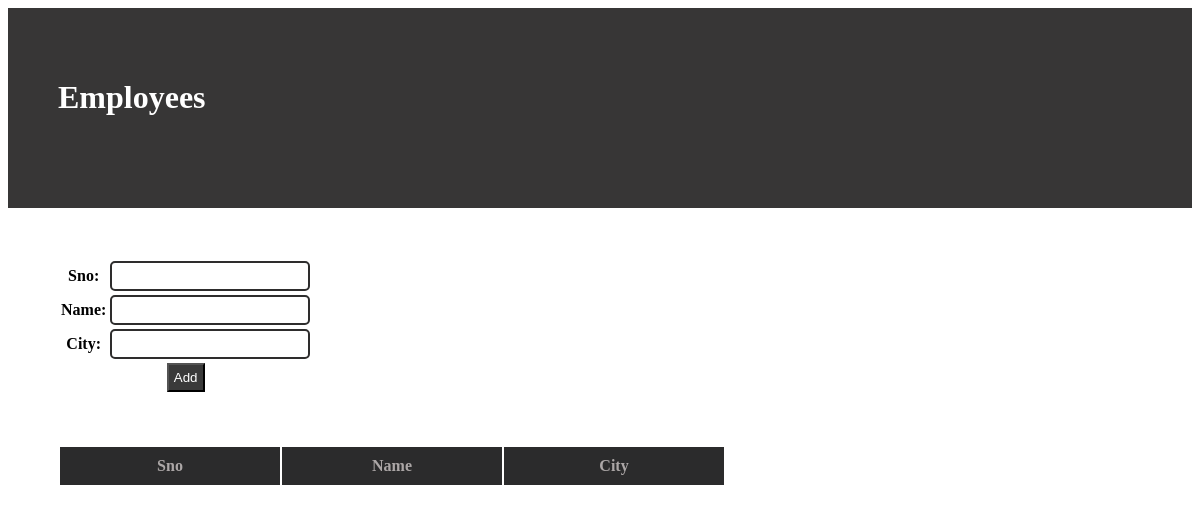
The app's page /employees/, older data.
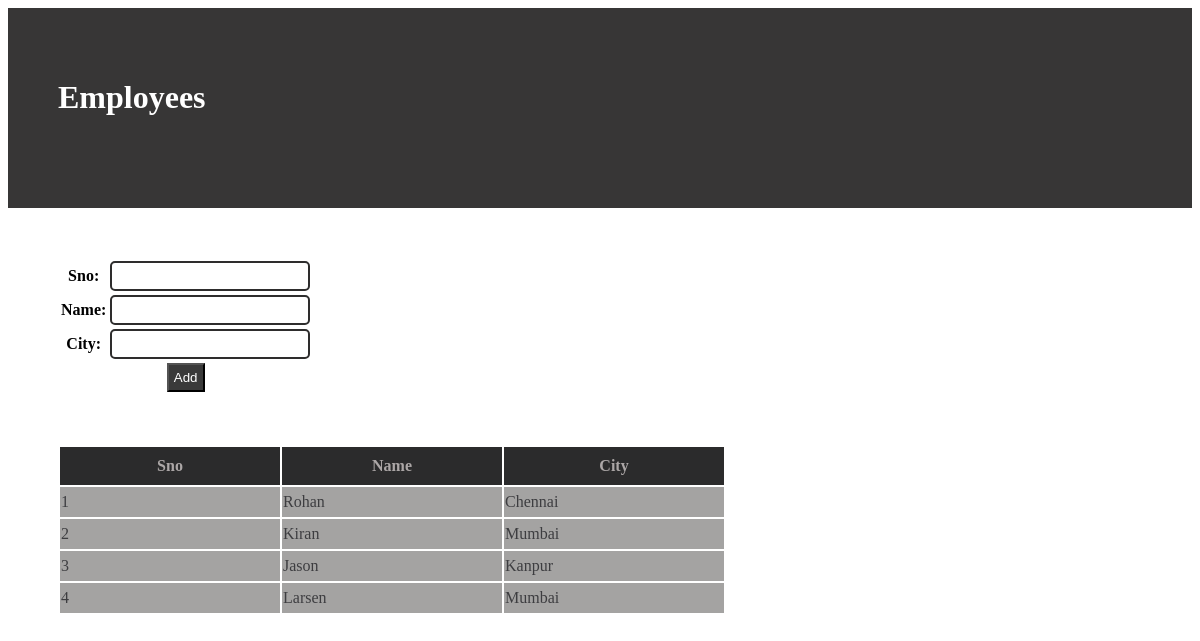
The same page, newer data.
### empapp/models.py (models this page shows, shortened)
class Employee(models.Model):
    sno=models.IntegerField(primary_key=True)
    name=models.CharField(max_length=30,null=False)
    city=models.CharField(max_length=30,null=False)

### empapp/views.py (the view)
# urls.py: path('',app_home, name="app home page")
def app_home(request):
    employees = Employee.objects.all()  #returns QuerySet
    if request.method == 'POST':
        form = EmployeeForm(request.POST)
        if form.is_valid():
            form.save()
    form = EmployeeForm()
    context = {
        'employees': employees,
        'name':'Employees',
         'form':form
    }
    return render(request,'employee.html', context)

### empapp/forms.py
class  EmployeeForm(forms.ModelForm):
    class Meta:
        model = Employee
        fields = "__all__"

### templates/employee.html (shortened to what this page needs)
<html>
    <head>
        <link href="/static/styles/employees.css" rel="stylesheet">
       </head>
    <body>
<div id="header">
   <h1> {{name}} </h1>
</div>
<form method="post">
<table id="ftable">
{{form}}
<tr>
<td colspan=2 align="center"><button type="submit">Add </button>
</tr>
</table>
</form>
<table id="ptable">
    <thead>
            <tr>
                 <th> Sno </th>
                 <th> Name </th>
                 <th> City </th>
            </tr>
    </thead>
    <tbody>
          {% for emp in employees%}
          <tr>
              <td> {{emp.sno}}</td>
              <td> {{emp.name}}</td>
              <td> {{emp.city}}</td>
          </tr>
            {% endfor %}
    </tbody>
</table>
    </body>
</html>

### resources/styles/employees.css (style rules this page uses)
#header { height: 100px; padding: 50px; color: white; background-color: rgb(55, 54, 54); }
#ptable { margin: 50px; }
#ptable th, #ptable tr { height: 30px; padding: 10px; width: 200px; }
#ptable th { background-color: rgb(43, 43, 44); color: rgb(172, 167, 167); }
#ptable td { color: rgb(61, 61, 64); background-color: rgb(164, 163, 162); }
input[type="text"],input[type="number"] { height: 30px; width: 200px; border-radius: 5px; border: 2px solid rgb(46, 45, 45); }
button,input[type=submit] { color: white; background-color: rgb(58, 58, 58); padding: 5px; }
#ftable { margin: 50px; }

Row changes from the older to the newer data that the page shows:
added Employee: sno "1", name "Rohan", city "Chennai"
added Employee: sno "2", name "Kiran", city "Mumbai"
added Employee: sno "3", name "Jason", city "Kanpur"
added Employee: sno "4", name "Larsen", city "Mumbai"
